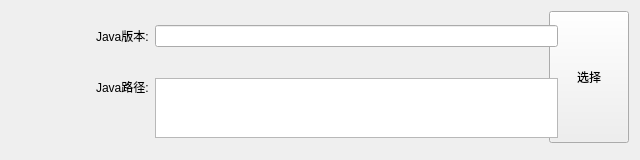
<?xml version="1.0" encoding="UTF-8"?>
<ui version="4.0">
 <class>singleSelectJavaWidget</class>
 <widget class="CardWidget" name="singleSelectJavaWidget">
  <property name="geometry">
   <rect>
    <x>0</x>
    <y>0</y>
    <width>640</width>
    <height>160</height>
   </rect>
  </property>
  <property name="sizePolicy">
   <sizepolicy hsizetype="Expanding" vsizetype="Fixed">
    <horstretch>0</horstretch>
    <verstretch>0</verstretch>
   </sizepolicy>
  </property>
  <property name="minimumSize">
   <size>
    <width>640</width>
    <height>160</height>
   </size>
  </property>
  <property name="maximumSize">
   <size>
    <width>16777215</width>
    <height>16777215</height>
   </size>
  </property>
  <property name="windowTitle">
   <string/>
  </property>
  <layout class="QGridLayout" name="gridLayout">
   <item row="0" column="3" rowspan="3">
    <widget class="PrimaryPushButton" name="finishSelectJavaBtn">
     <property name="sizePolicy">
      <sizepolicy hsizetype="Fixed" vsizetype="Expanding">
       <horstretch>0</horstretch>
       <verstretch>0</verstretch>
      </sizepolicy>
     </property>
     <property name="minimumSize">
      <size>
       <width>0</width>
       <height>50</height>
      </size>
     </property>
     <property name="maximumSize">
      <size>
       <width>16777215</width>
       <height>16777215</height>
      </size>
     </property>
     <property name="text">
      <string>选择</string>
     </property>
    </widget>
   </item>
   <item row="0" column="1" rowspan="4">
    <widget class="PixmapLabel" name="javaPixmapLabel">
     <property name="sizePolicy">
      <sizepolicy hsizetype="Fixed" vsizetype="Fixed">
       <horstretch>0</horstretch>
       <verstretch>0</verstretch>
      </sizepolicy>
     </property>
     <property name="minimumSize">
      <size>
       <width>50</width>
       <height>50</height>
      </size>
     </property>
     <property name="maximumSize">
      <size>
       <width>50</width>
       <height>50</height>
      </size>
     </property>
    </widget>
   </item>
   <item row="0" column="0" rowspan="4">
    <spacer name="horizontalSpacer">
     <property name="orientation">
      <enum>Qt::Horizontal</enum>
     </property>
     <property name="sizeType">
      <enum>QSizePolicy::Fixed</enum>
     </property>
     <property name="sizeHint" stdset="0">
      <size>
       <width>20</width>
       <height>20</height>
      </size>
     </property>
    </spacer>
   </item>
   <item row="0" column="2">
    <widget class="QWidget" name="javaVerWidget" native="true">
     <property name="sizePolicy">
      <sizepolicy hsizetype="Expanding" vsizetype="Fixed">
       <horstretch>0</horstretch>
       <verstretch>0</verstretch>
      </sizepolicy>
     </property>
     <property name="minimumSize">
      <size>
       <width>480</width>
       <height>50</height>
      </size>
     </property>
     <property name="maximumSize">
      <size>
       <width>16777215</width>
       <height>50</height>
      </size>
     </property>
     <layout class="QHBoxLayout" name="horizontalLayout">
      <item>
       <widget class="BodyLabel" name="javaVerTitle">
        <property name="sizePolicy">
         <sizepolicy hsizetype="Fixed" vsizetype="Fixed">
          <horstretch>0</horstretch>
          <verstretch>0</verstretch>
         </sizepolicy>
        </property>
        <property name="text">
         <string>Java版本:</string>
        </property>
       </widget>
      </item>
      <item>
       <widget class="LineEdit" name="javaVer">
        <property name="readOnly">
         <bool>true</bool>
        </property>
       </widget>
      </item>
     </layout>
    </widget>
   </item>
   <item row="1" column="2">
    <widget class="QWidget" name="javaPathWidget" native="true">
     <property name="sizePolicy">
      <sizepolicy hsizetype="Expanding" vsizetype="Fixed">
       <horstretch>0</horstretch>
       <verstretch>0</verstretch>
      </sizepolicy>
     </property>
     <property name="minimumSize">
      <size>
       <width>480</width>
       <height>82</height>
      </size>
     </property>
     <layout class="QGridLayout" name="gridLayout_2">
      <property name="sizeConstraint">
       <enum>QLayout::SetMaximumSize</enum>
      </property>
      <item row="1" column="0">
       <widget class="BodyLabel" name="javaPathTitle">
        <property name="sizePolicy">
         <sizepolicy hsizetype="Fixed" vsizetype="Fixed">
          <horstretch>0</horstretch>
          <verstretch>0</verstretch>
         </sizepolicy>
        </property>
        <property name="text">
         <string>Java路径:</string>
        </property>
       </widget>
      </item>
      <item row="2" column="0">
       <spacer name="verticalSpacer">
        <property name="orientation">
         <enum>Qt::Vertical</enum>
        </property>
        <property name="sizeType">
         <enum>QSizePolicy::Fixed</enum>
        </property>
        <property name="sizeHint" stdset="0">
         <size>
          <width>20</width>
          <height>40</height>
         </size>
        </property>
       </spacer>
      </item>
      <item row="1" column="1" rowspan="2">
       <widget class="TextEdit" name="javaPath">
        <property name="sizePolicy">
         <sizepolicy hsizetype="Expanding" vsizetype="Fixed">
          <horstretch>0</horstretch>
          <verstretch>0</verstretch>
         </sizepolicy>
        </property>
        <property name="minimumSize">
         <size>
          <width>0</width>
          <height>33</height>
         </size>
        </property>
        <property name="frameShape">
         <enum>QFrame::StyledPanel</enum>
        </property>
        <property name="frameShadow">
         <enum>QFrame::Sunken</enum>
        </property>
        <property name="readOnly">
         <bool>true</bool>
        </property>
       </widget>
      </item>
     </layout>
    </widget>
   </item>
  </layout>
 </widget>
 <customwidgets>
  <customwidget>
   <class>PushButton</class>
   <extends>QPushButton</extends>
   <header>qfluentwidgets</header>
  </customwidget>
  <customwidget>
   <class>PrimaryPushButton</class>
   <extends>PushButton</extends>
   <header>qfluentwidgets</header>
  </customwidget>
  <customwidget>
   <class>PixmapLabel</class>
   <extends>QLabel</extends>
   <header>qfluentwidgets</header>
  </customwidget>
  <customwidget>
   <class>CardWidget</class>
   <extends>QFrame</extends>
   <header>qfluentwidgets</header>
   <container>1</container>
  </customwidget>
  <customwidget>
   <class>BodyLabel</class>
   <extends>QLabel</extends>
   <header>qfluentwidgets</header>
  </customwidget>
  <customwidget>
   <class>LineEdit</class>
   <extends>QLineEdit</extends>
   <header>qfluentwidgets</header>
  </customwidget>
  <customwidget>
   <class>TextEdit</class>
   <extends>QTextEdit</extends>
   <header>qfluentwidgets</header>
  </customwidget>
 </customwidgets>
 <resources/>
 <connections/>
</ui>
